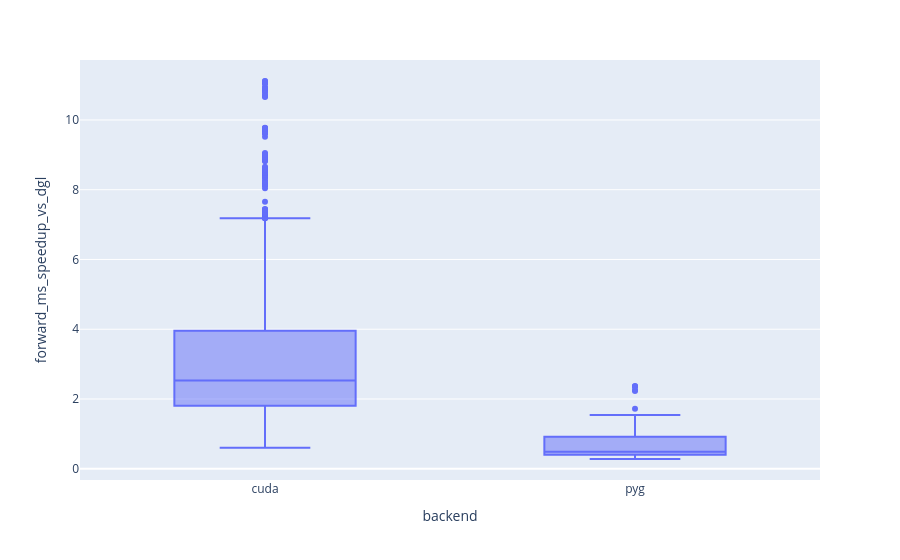

Notebook source saved alongside this figure:
### Code cell
px.box(df[(df[CONV_COL] == "gat_v2") & (df[BACKEND_COL] != "dgl")], x=BACKEND_COL, y="forward_ms_speedup_vs_dgl")

### Figure 1 — Plotly figure (JSON) as saved in the notebook; plotly's stock layout.template omitted (floating-point values rounded to 4 significant figures; data arrays with more than 128 entries replaced by an {"elided": "..."} marker saying what was removed)
{"data": [{"alignmentgroup": "True", "hovertemplate": "backend=%{x}<br>forward_ms_speedup_vs_dgl=%{y}<extra></extra>", "legendgroup": "", "marker": {"color": "#636efa"}, "name": "", "notched": false, "offsetgroup": "", "orientation": "v", "showlegend": false, "type": "box", "x": {"elided": "5700 str values"}, "x0": " ", "xaxis": "x", "y": {"elided": "5700 float values"}, "y0": " ", "yaxis": "y"}], "layout": {"boxmode": "group", "legend": {"tracegroupgap": 0}, "margin": {"t": 60}, "xaxis": {"anchor": "y", "domain": [0, 1], "title": {"text": "backend"}}, "yaxis": {"anchor": "x", "domain": [0, 1], "title": {"text": "forward_ms_speedup_vs_dgl"}}}}
